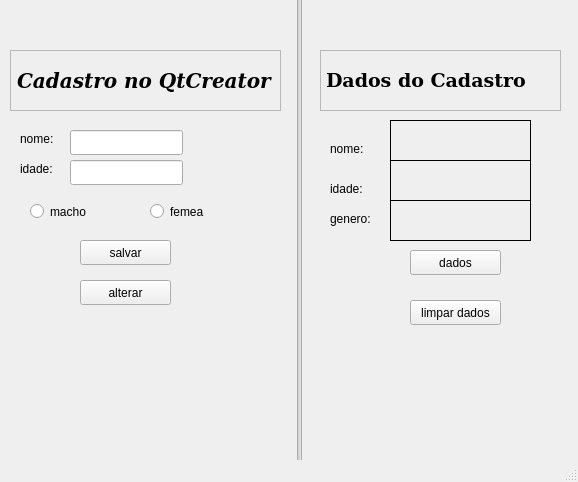
<?xml version="1.0" encoding="UTF-8"?>
<ui version="4.0">
 <class>MainWindow</class>
 <widget class="QMainWindow" name="MainWindow">
  <property name="geometry">
   <rect>
    <x>0</x>
    <y>0</y>
    <width>578</width>
    <height>482</height>
   </rect>
  </property>
  <property name="windowTitle">
   <string>MainWindow</string>
  </property>
  <widget class="QWidget" name="centralwidget">
   <widget class="QLineEdit" name="edt_nome">
    <property name="geometry">
     <rect>
      <x>70</x>
      <y>130</y>
      <width>113</width>
      <height>25</height>
     </rect>
    </property>
   </widget>
   <widget class="QLineEdit" name="edt_idade">
    <property name="geometry">
     <rect>
      <x>70</x>
      <y>160</y>
      <width>113</width>
      <height>25</height>
     </rect>
    </property>
   </widget>
   <widget class="QRadioButton" name="rad_macho">
    <property name="geometry">
     <rect>
      <x>30</x>
      <y>200</y>
      <width>106</width>
      <height>23</height>
     </rect>
    </property>
    <property name="text">
     <string>macho</string>
    </property>
   </widget>
   <widget class="QRadioButton" name="rad_femea">
    <property name="geometry">
     <rect>
      <x>150</x>
      <y>200</y>
      <width>106</width>
      <height>23</height>
     </rect>
    </property>
    <property name="text">
     <string>femea</string>
    </property>
   </widget>
   <widget class="QPushButton" name="btn_salvar">
    <property name="geometry">
     <rect>
      <x>80</x>
      <y>240</y>
      <width>91</width>
      <height>25</height>
     </rect>
    </property>
    <property name="text">
     <string>salvar</string>
    </property>
   </widget>
   <widget class="QLabel" name="lbl_nome">
    <property name="geometry">
     <rect>
      <x>390</x>
      <y>120</y>
      <width>141</width>
      <height>41</height>
     </rect>
    </property>
    <property name="frameShape">
     <enum>QFrame::Box</enum>
    </property>
    <property name="text">
     <string/>
    </property>
   </widget>
   <widget class="QLabel" name="lbl_idade">
    <property name="geometry">
     <rect>
      <x>390</x>
      <y>160</y>
      <width>141</width>
      <height>41</height>
     </rect>
    </property>
    <property name="frameShape">
     <enum>QFrame::Box</enum>
    </property>
    <property name="text">
     <string/>
    </property>
   </widget>
   <widget class="QLabel" name="lbl_sexo">
    <property name="geometry">
     <rect>
      <x>390</x>
      <y>200</y>
      <width>141</width>
      <height>41</height>
     </rect>
    </property>
    <property name="frameShape">
     <enum>QFrame::Box</enum>
    </property>
    <property name="text">
     <string/>
    </property>
   </widget>
   <widget class="QPushButton" name="btn_dados">
    <property name="geometry">
     <rect>
      <x>410</x>
      <y>250</y>
      <width>91</width>
      <height>25</height>
     </rect>
    </property>
    <property name="text">
     <string>dados</string>
    </property>
   </widget>
   <widget class="QPushButton" name="btn_alterar">
    <property name="geometry">
     <rect>
      <x>80</x>
      <y>280</y>
      <width>91</width>
      <height>25</height>
     </rect>
    </property>
    <property name="text">
     <string>alterar</string>
    </property>
   </widget>
   <widget class="QPushButton" name="btn_limpar">
    <property name="geometry">
     <rect>
      <x>410</x>
      <y>300</y>
      <width>91</width>
      <height>25</height>
     </rect>
    </property>
    <property name="text">
     <string>limpar dados</string>
    </property>
   </widget>
   <widget class="QLabel" name="label">
    <property name="geometry">
     <rect>
      <x>20</x>
      <y>130</y>
      <width>62</width>
      <height>17</height>
     </rect>
    </property>
    <property name="text">
     <string>nome:</string>
    </property>
   </widget>
   <widget class="QLabel" name="label_2">
    <property name="geometry">
     <rect>
      <x>20</x>
      <y>160</y>
      <width>62</width>
      <height>17</height>
     </rect>
    </property>
    <property name="text">
     <string>idade:</string>
    </property>
   </widget>
   <widget class="QLabel" name="label_3">
    <property name="geometry">
     <rect>
      <x>330</x>
      <y>140</y>
      <width>62</width>
      <height>17</height>
     </rect>
    </property>
    <property name="text">
     <string>nome:</string>
    </property>
   </widget>
   <widget class="QLabel" name="label_4">
    <property name="geometry">
     <rect>
      <x>330</x>
      <y>180</y>
      <width>62</width>
      <height>17</height>
     </rect>
    </property>
    <property name="text">
     <string>idade:</string>
    </property>
   </widget>
   <widget class="QLabel" name="label_5">
    <property name="geometry">
     <rect>
      <x>330</x>
      <y>210</y>
      <width>62</width>
      <height>17</height>
     </rect>
    </property>
    <property name="text">
     <string>genero:</string>
    </property>
   </widget>
   <widget class="QLabel" name="label_6">
    <property name="geometry">
     <rect>
      <x>10</x>
      <y>50</y>
      <width>271</width>
      <height>61</height>
     </rect>
    </property>
    <property name="font">
     <font>
      <family>DejaVu Serif</family>
      <pointsize>15</pointsize>
      <weight>75</weight>
      <italic>true</italic>
      <bold>true</bold>
     </font>
    </property>
    <property name="frameShape">
     <enum>QFrame::StyledPanel</enum>
    </property>
    <property name="text">
     <string>Cadastro no QtCreator</string>
    </property>
   </widget>
   <widget class="QLabel" name="label_7">
    <property name="geometry">
     <rect>
      <x>320</x>
      <y>50</y>
      <width>241</width>
      <height>61</height>
     </rect>
    </property>
    <property name="font">
     <font>
      <family>DejaVu Serif</family>
      <pointsize>14</pointsize>
      <weight>75</weight>
      <bold>true</bold>
     </font>
    </property>
    <property name="focusPolicy">
     <enum>Qt::NoFocus</enum>
    </property>
    <property name="layoutDirection">
     <enum>Qt::LeftToRight</enum>
    </property>
    <property name="frameShape">
     <enum>QFrame::StyledPanel</enum>
    </property>
    <property name="text">
     <string>Dados do Cadastro</string>
    </property>
    <property name="textFormat">
     <enum>Qt::PlainText</enum>
    </property>
   </widget>
   <widget class="QSlider" name="verticalSlider">
    <property name="geometry">
     <rect>
      <x>290</x>
      <y>-20</y>
      <width>20</width>
      <height>551</height>
     </rect>
    </property>
    <property name="font">
     <font>
      <family>DejaVu Sans</family>
     </font>
    </property>
    <property name="orientation">
     <enum>Qt::Vertical</enum>
    </property>
   </widget>
  </widget>
  <widget class="QMenuBar" name="menubar">
   <property name="geometry">
    <rect>
     <x>0</x>
     <y>0</y>
     <width>578</width>
     <height>22</height>
    </rect>
   </property>
  </widget>
  <widget class="QStatusBar" name="statusbar"/>
 </widget>
 <resources/>
 <connections/>
</ui>
